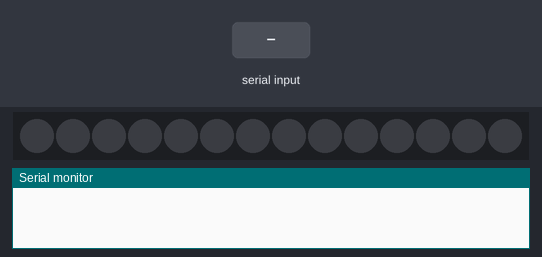
Recording of a sketch running on a simulated ATtiny85, built with avr-gcc and run on an emulated ATtiny85. Shown: 14 RGB LEDs in strip order, left to right, the last lines printed to the serial monitor. The inputs (shaded band) are chosen by the test bench. Dim RGB values are drawn brighter than linear.

Above: at 1.2 s.
1.3 s: "groen" received over Serial
At 3.0 s:
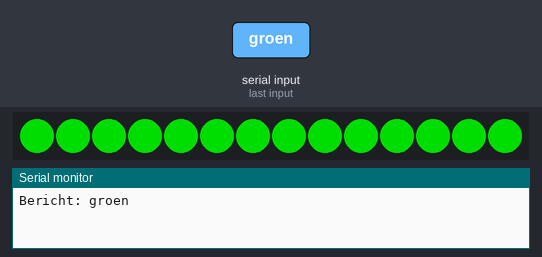
3.8 s: "rood" received over Serial
At 6.0 s:
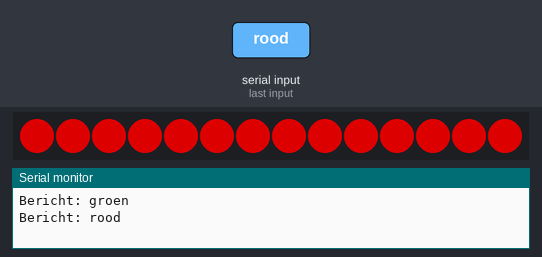
6.3 s: "oranje" received over Serial
Timing chart, 0 to 9.3 s (numbered marks = the images above; inputs shaded):
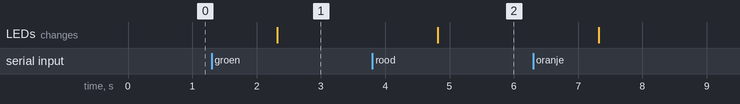

Measured:
- after the input at 1.3 s, the LEDs: change after 1.0 s (image 1)
- after the input at 3.8 s, the LEDs: change after 1.0 s (image 2)

The sketch:

Ledstrip.ino
```cpp
#include <Adafruit_NeoPixel.h>
#ifdef __AVR__
#include <avr/power.h>
#endif
#define PIN        15
#define NUMPIXELS 14
String bericht;
Adafruit_NeoPixel pixels(NUMPIXELS, PIN, NEO_GRB + NEO_KHZ800);
#define DELAYVAL 5

void setup() {
#if defined(__AVR_ATtiny85__) && (F_CPU == 16000000)
  clock_prescale_set(clock_div_1);
#endif
  Serial.begin(9600);
  pixels.begin();
}

void loop() {
  pixels.clear();
  if (Serial.available() > 0) {
    bericht = Serial.readString();
    Serial.print("Bericht: ");
    Serial.println(bericht);
    if (bericht == "groen") {
      for (int i = 0; i < NUMPIXELS; i++) {

        pixels.setPixelColor(i, pixels.Color(0, 150, 0));
        pixels.show();
      }
    }
    if (bericht == "rood") {
      for (int i = 0; i < NUMPIXELS; i++) {

        pixels.setPixelColor(i, pixels.Color(150, 0, 0));
        pixels.show();
      }
    }
    if (bericht == "oranje") {
      for (int i = 0; i < NUMPIXELS; i++) {

        pixels.setPixelColor(i, pixels.Color(255, 69, 0));
        pixels.show();
      }
    }
    if (bericht == "uit") {
      for (int i = 0; i < NUMPIXELS; i++) {

        pixels.setPixelColor(i, pixels.Color(0, 0, 0));
        pixels.show();
      }
    }
  }
}
```
